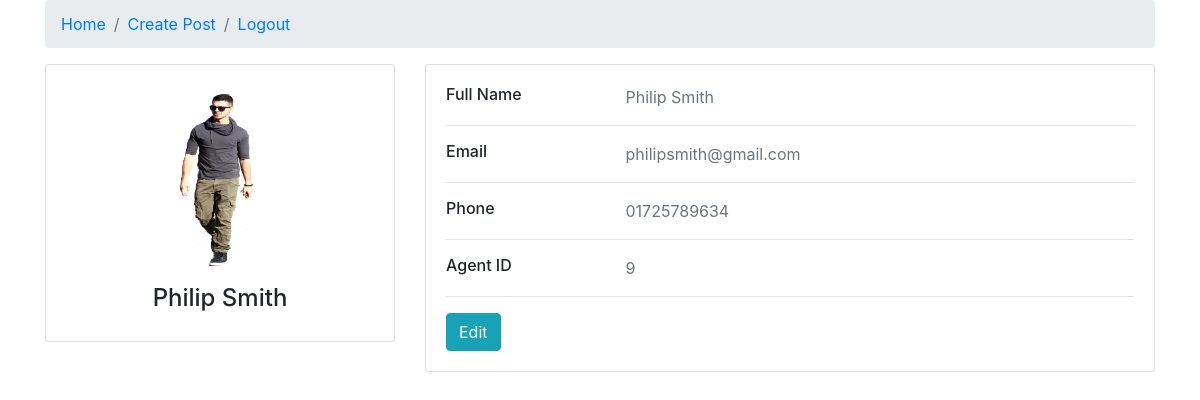
/agent_dashboard.php (signed in), run on the app's committed database.
### tables this page shows
CREATE TABLE `agents` (
  `agent_id` int(13) NOT NULL,
  `name` varchar(255) NOT NULL,
  `phone` varchar(255) NOT NULL,
  `email` varchar(255) NOT NULL,
  `password` varchar(255) NOT NULL,
  `image` varchar(355) DEFAULT NULL
);

### agent_dashboard.php (the view, shortened to what this page needs)
<?php
include_once ("database.php")?>
<?php
$check = $_SESSION['email'];
?>
<html lang="en">
<head>
    <link href="https://cdn.jsdelivr.net/npm/bootstrap@4.4.1/dist/css/bootstrap.min.css" rel="stylesheet">
</head>
<body>
<div class="container">
    <div class="main-body">
        <nav aria-label="breadcrumb" class="main-breadcrumb">
            <ol class="breadcrumb">
                <li class="breadcrumb-item"><a href="agent_dashboard.php">Home</a></li>
                <li class="breadcrumb-item"><a href="create_post.php">Create Post</a></li>
                <li class="breadcrumb-item"><a href="logout.php">Logout</a></li>
            </ol>
        </nav>
        <div class="row gutters-sm">
            <?php
                $query = "SELECT * from agents WHERE `email`='$check';";
                $result = mysqli_query($con,$query);
                $res = mysqli_fetch_array($result);
            ?>
            <div class="col-md-4 mb-3">
                <div class="card">
                    <div class="card-body">
                        <div class="d-flex flex-column align-items-center text-center">
                            <img src="image/<?php echo $res['image']?>" alt="Agent" class="rounded-circle" width="150">
                            <div class="mt-3">
                                <h4><?php echo $res['name'] ?> </h4>
                            </div>
                        </div>
                    </div>
                </div>
            </div>
            <div class="col-md-8">
                <div class="card mb-3">
                    <div class="card-body">
                        <div class="row">
                            <div class="col-sm-3">
                                <h6 class="mb-0">Full Name</h6>
                            </div>
                            <div class="col-sm-9 text-secondary">
                                <?php echo $res['name'] ?>
                            </div>
                        </div>
                        <hr>
                        <div class="row">
                            <div class="col-sm-3">
                                <h6 class="mb-0">Email</h6>
                            </div>
                            <div class="col-sm-9 text-secondary">
                                <?php echo $res['email'] ?>
                            </div>
                        </div>
                        <hr>
                        <div class="row">
                            <div class="col-sm-3">
                                <h6 class="mb-0">Phone</h6>
                            </div>
                            <div class="col-sm-9 text-secondary">
                                <?php echo $res['phone'] ?>
                            </div>
                        </div>
                        <hr>
                        <div class="row">
                            <div class="col-sm-3">
                                <h6 class="mb-0">Agent ID</h6>
                            </div>
                            <div class="col-sm-9 text-secondary">
                                <?php echo $res['agent_id'] ?>
                            </div>
                        </div>
                        <hr>
                        <div class="row">
                            <div class="col-sm-12">
                                <a class="btn btn-info " target="__blank" href="">Edit</a>
                            </div>
                        </div>
                    </div>
                </div>
            </div>
        </div>
    </div>
</div>
</body>
</html>

### data on the page
agents: image (picture), name "Philip Smith", email "philipsmith@gmail.com", phone "01725789634", agent_id "9"
